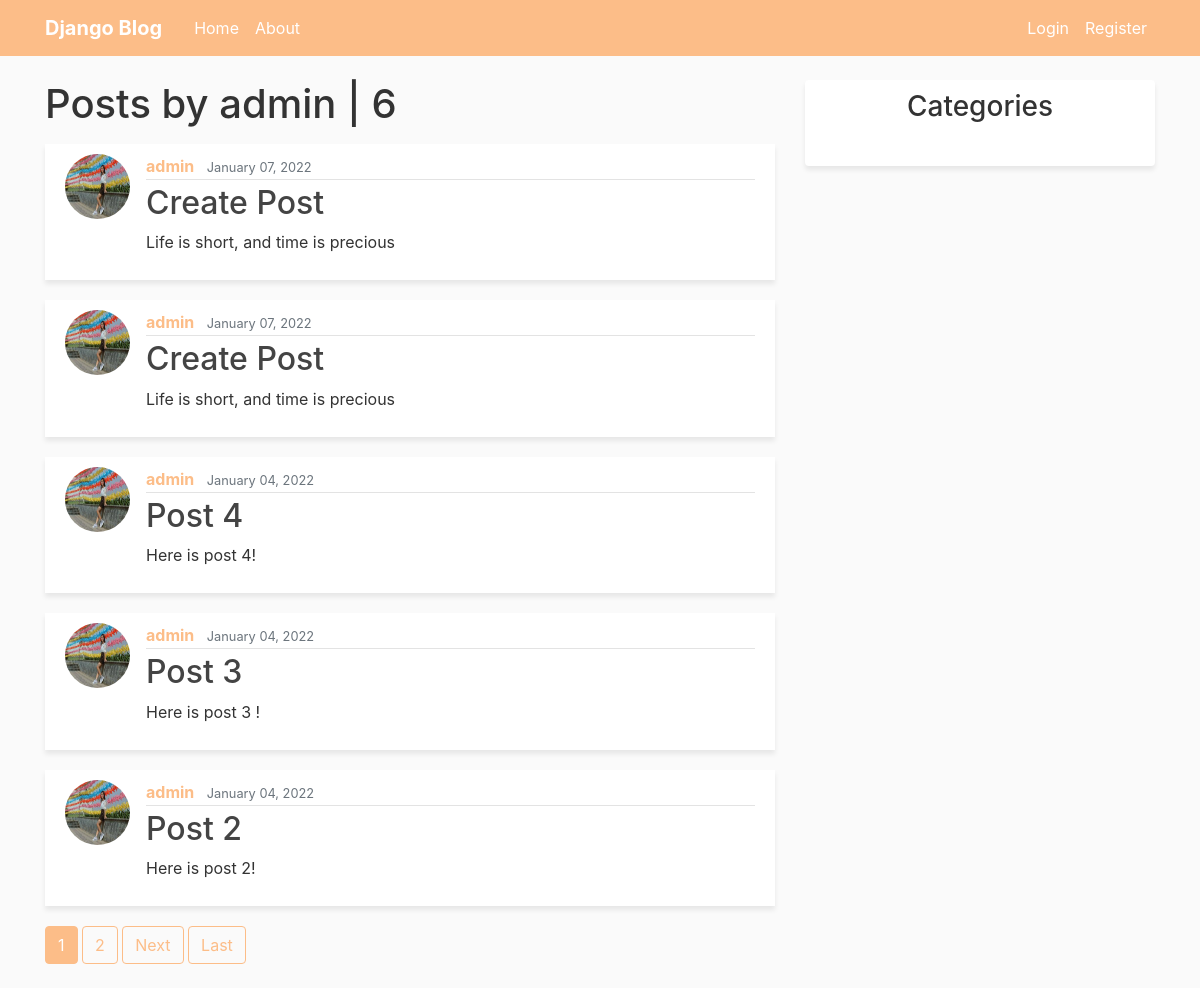
Before: /user/admin/ with the older database file.
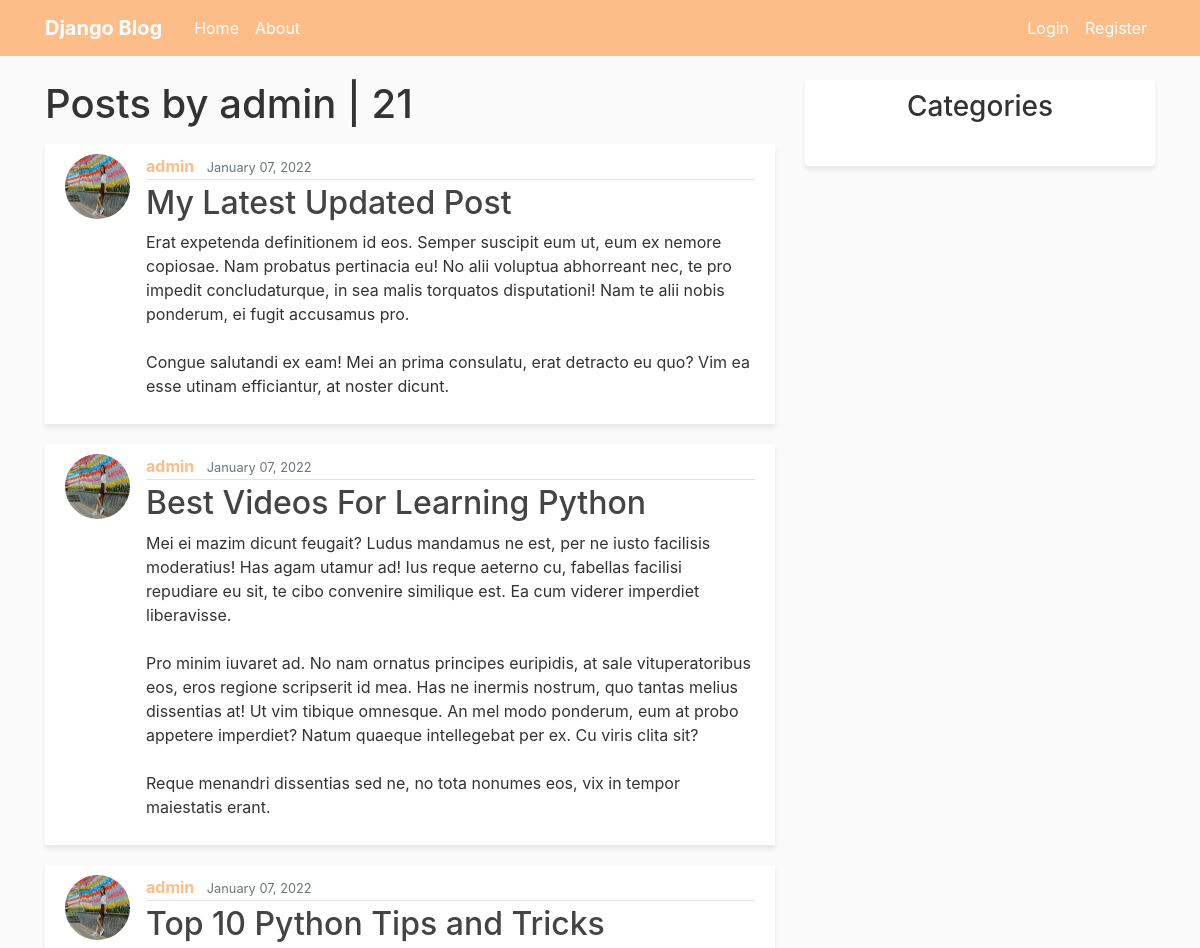
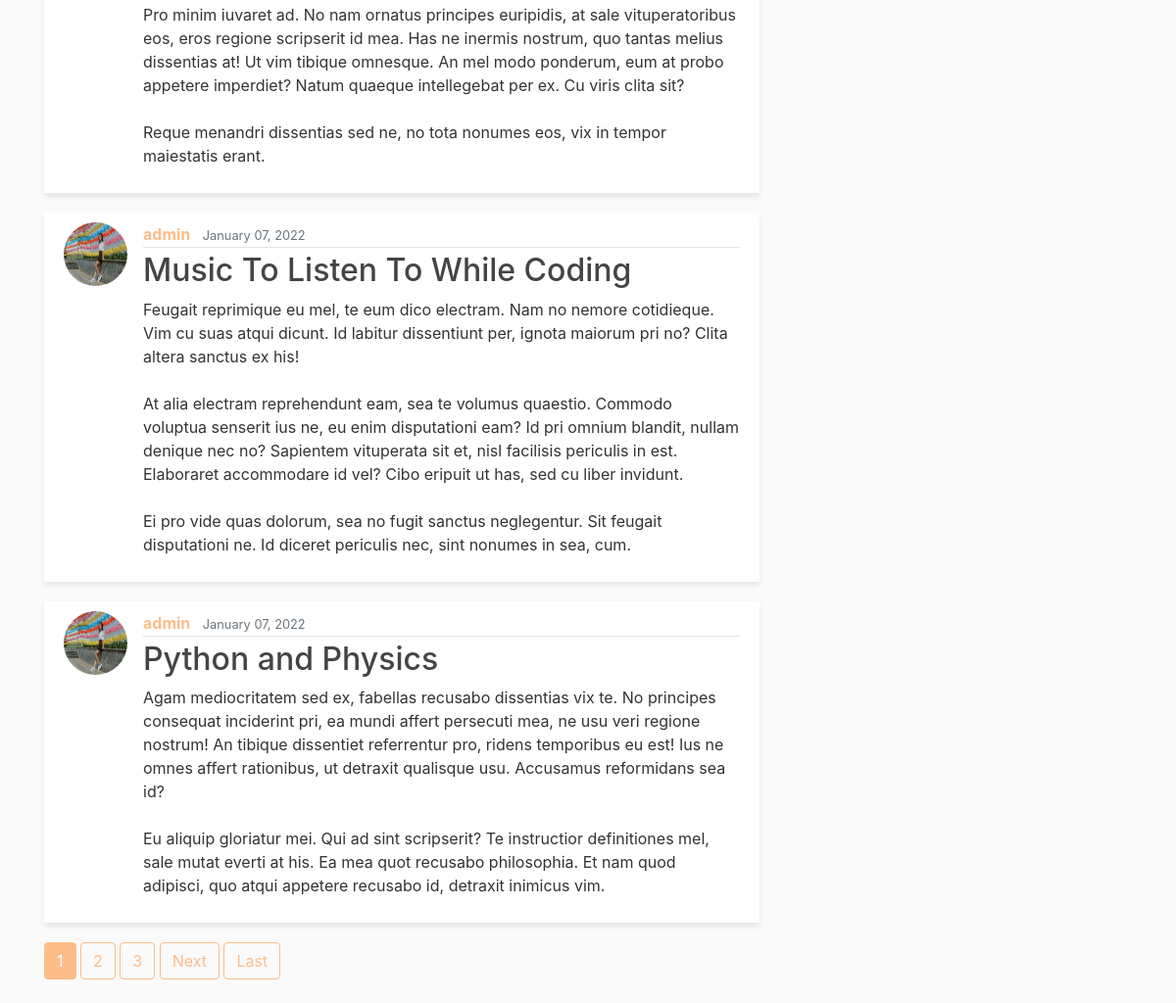
After: the same page with the newer database file (2 pictures, top to bottom).
### blog/models.py (models this page shows, shortened)
class Post(models.Model):
    title = models.CharField(max_length=100)
    content = models.TextField()
    created_at = models.DateTimeField(default=timezone.now)
    author = models.ForeignKey(User, on_delete=models.CASCADE)
    category = models.ForeignKey(Category, on_delete=models.SET_NULL, null=True, blank=True)

### users/models.py (models this page shows, shortened)
class Profile(models.Model):
    user = models.OneToOneField(User, on_delete=models.CASCADE, related_name='profile')
    image = models.ImageField(default = 'profile_pics/default.jpg', upload_to = 'profile_pics')

### blog/views.py (the view)
# urls.py: path('user/<str:username>/', UserHomeListView.as_view(), name='user-posts'),
class UserHomeListView(ListView):
    model = Post
    template_name = 'blog/user_posts.html'
    context_object_name = 'posts'
    paginate_by = 5
    def get_queryset(self):
        user = get_object_or_404(User, username=self.kwargs.get('username'))
        return Post.objects.filter(author=user).order_by('-created_at')

### blog/templates/blog/user_posts.html (shortened to what this page needs)
{% extends 'blog/base.html' %}
{% block content %}
    <h1 class="mb-3">Posts by {{ view.kwargs.username }} | {{ page_obj.paginator.count }}</h1>
    {% for post in posts %}
    <article class="media content-section">
        <img src="{{ post.author.profile.image.url }}" class="rounded-circle article-img">
    <div class="media-body">
        <div class="article-metadata">
        <a class="mr-2" href="{% url 'user-posts' post.author.username %}">{{ post.author }}</a>
        <small class="text-muted">{{ post.created_at|date:"F d, Y" }}</small>
        </div>
        <h2><a class="article-title" href="{% url 'post-detail' post.id %}">{{ post.title }}</a></h2>
        <p class="article-content">{{ post.content }}</p>
    </div>
    </article>
    {% endfor %}
    {% if is_paginated %}
        {% for num in page_obj.paginator.page_range %}
            {% if page_obj.number == num %}
                <a class="btn btn-info mb-4" href="?page={{num}}">{{num}}</a>
            {% elif num > page_obj.number|add:'-3' and num < page_obj.number|add:'3' %}
                <a class="btn btn-outline-info mb-4" href="?page={{num}}">{{num}}</a>
            {% endif %}
        {% endfor %}
        {% if page_obj.has_next %}
            <a class="btn btn-outline-info mb-4" href="?page={{ page_obj.next_page_number }}">Next</a>
            <a class="btn btn-outline-info mb-4" href="?page={{page_obj.paginator.num_pages}}">Last</a>
        {% endif %}
    {% endif %}
{% endblock content %}

Changed rows visible on the page:
no longer on this page (row unchanged): Post: author.profile.image (picture), author "admin", created_at "January 07, 2022", title "Create Post", content "Life is short, and time is precious"
no longer on this page (row unchanged): Post: author.profile.image (picture), author "admin", created_at "January 07, 2022", title "Create Post", content "Life is short, and time is precious"
no longer on this page (row unchanged): Post: author.profile.image (picture), author "admin", created_at "January 04, 2022", title "Post 4", content "Here is post 4!"
no longer on this page (row unchanged): Post: author.profile.image (picture), author "admin", created_at "January 04, 2022", title "Post 3", content "Here is post 3 !"
no longer on this page (row unchanged): Post: author.profile.image (picture), author "admin", created_at "January 04, 2022", title "Post 2", content "Here is post 2!"
added Post: author.profile.image (picture), author "admin", created_at "January 07, 2022", title "My Latest Updated Post", content "Erat expetenda definitionem id eos. Semper suscipit eum ut, eum ex nemore copiosae. Nam probatus pertinacia eu! No alii voluptua abhorreant nec, te pro impedit concludaturque, in sea malis torquatos disputationi! Nam te alii nobis ponderum, ei fugit accusamus pro. Congue salutandi ex eam! Mei an prima consulatu, erat detracto eu quo? Vim ea esse utinam efficiantur, at noster dicunt."
added Post: author.profile.image (picture), author "admin", created_at "January 07, 2022", title "Best Videos For Learning Python", content "Mei ei mazim dicunt feugait? Ludus mandamus ne est, per ne iusto facilisis moderatius! Has agam utamur ad! Ius reque aeterno cu, fabellas facilisi repudiare eu sit, te cibo convenire similique est. Ea cum viderer imperdiet liberavisse. Pro minim iuvaret ad. No nam ornatus principes euripidis, at sale vituperatoribus eos, eros regione scripserit id mea. Has ne inermis nostrum, quo tantas melius dissentias at! Ut vim tibique omnesque. An mel modo ponderum, eum at probo appetere imperdiet? Natum quaeque intellegebat per ex. Cu viris clita sit? Reque menandri dissentias sed ne, no tota nonumes eos, vix in tempor maiestatis erant."
added Post: author.profile.image (picture), author "admin", created_at "January 07, 2022", title "Top 10 Python Tips and Tricks", content "Pro minim iuvaret ad. No nam ornatus principes euripidis, at sale vituperatoribus eos, eros regione scripserit id mea. Has ne inermis nostrum, quo tantas melius dissentias at! Ut vim tibique omnesque. An mel modo ponderum, eum at probo appetere imperdiet? Natum quaeque intellegebat per ex. Cu viris clita sit? Reque menandri dissentias sed ne, no tota nonumes eos, vix in tempor maiestatis erant."
added Post: author.profile.image (picture), author "admin", created_at "January 07, 2022", title "Music To Listen To While Coding", content "Feugait reprimique eu mel, te eum dico electram. Nam no nemore cotidieque. Vim cu suas atqui dicunt. Id labitur dissentiunt per, ignota maiorum pri no? Clita altera sanctus ex his! At alia electram reprehendunt eam, sea te volumus quaestio. Commodo voluptua senserit ius ne, eu enim disputationi eam? Id pri omnium blandit, nullam denique nec no? Sapientem vituperata sit et, nisl facilisis periculis in est. Elaboraret accommodare id vel? Cibo eripuit ut has, sed cu liber invidunt. Ei pro vide quas dolorum, sea no fugit sanctus neglegentur. Sit feugait disputationi ne. Id diceret periculis nec, sint nonumes in sea, cum."
added Post: author.profile.image (picture), author "admin", created_at "January 07, 2022", title "Python and Physics", content "Agam mediocritatem sed ex, fabellas recusabo dissentias vix te. No principes consequat inciderint pri, ea mundi affert persecuti mea, ne usu veri regione nostrum! An tibique dissentiet referrentur pro, ridens temporibus eu est! Ius ne omnes affert rationibus, ut detraxit qualisque usu. Accusamus reformidans sea id? Eu aliquip gloriatur mei. Qui ad sint scripserit? Te instructior definitiones mel, sale mutat everti at his. Ea mea quot recusabo philosophia. Et nam quod adipisci, quo atqui appetere recusabo id, detraxit inimicus vim."
Other visible differences:
{{ page_obj.paginator.count }}: "6" → "21"
new list line: "3"
